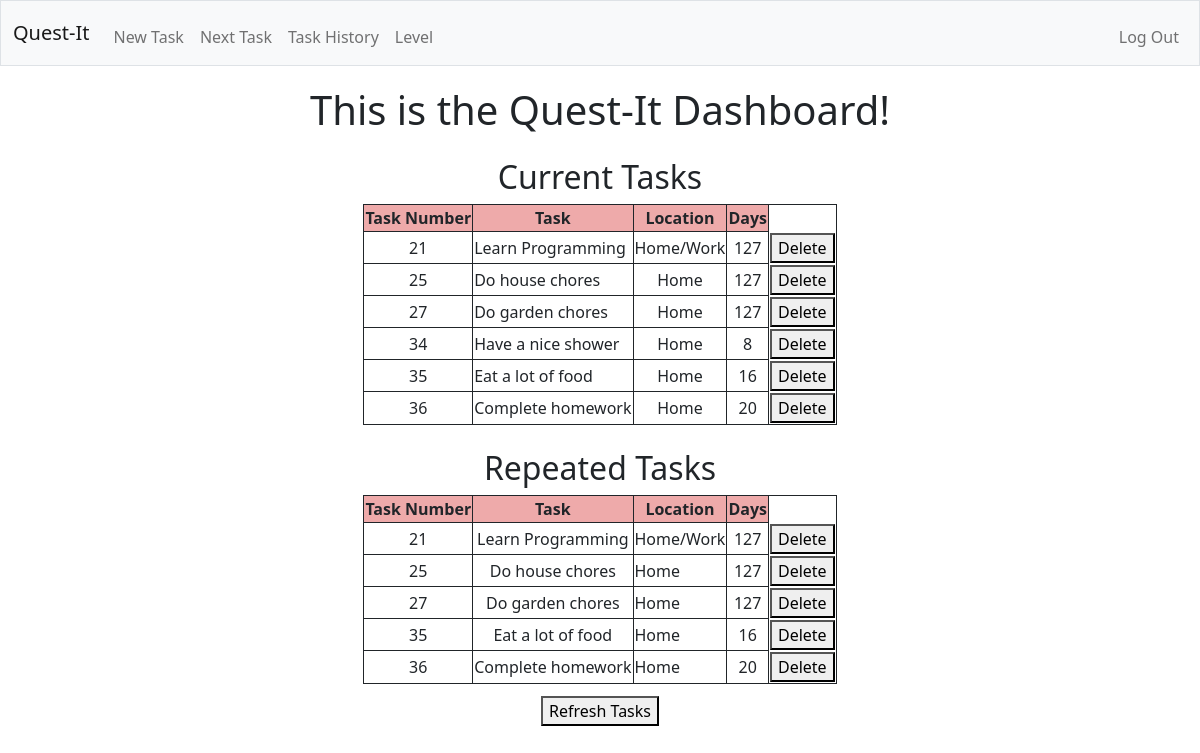
The page / (signed in) on the database its author committed.
### tables this page shows
CREATE TABLE tasks (
taskID INTEGER PRIMARY KEY AUTOINCREMENT NOT NULL,
task TEXT NOT NULL
, userID INTEGER NOT NULL, location TEXT, days INTEGER);

CREATE TABLE repeattasks (taskID INTEGER PRIMARY KEY NOT NULL, task TEXT NOT NULL
, userID INTEGER NOT NULL, location TEXT, days INTEGER);

### Project/app.py (the view)
@app.route("/", methods=["GET","POST"])
@login_required
def index():
    if request.method == "POST":
        if request.form.get("taskbut"):
            taskID = request.form.get("taskbut")
            db.execute("DELETE FROM tasks WHERE userID = ? AND taskID = ? LIMIT 1", session["user_id"], taskID)
        if request.form.get("reptaskbut"):
            taskID = request.form.get("reptaskbut")
            db.execute("DELETE FROM tasks WHERE userID = ? AND taskID = ? LIMIT 1", session["user_id"], taskID)
            db.execute("DELETE FROM repeattasks WHERE userID = ? AND taskID = ? LIMIT 1", session["user_id"], taskID)
        if request.form.get("refresh"):
            tasks = db.execute("SELECT * FROM tasks WHERE userID = ?", session["user_id"])
            repeattasks = db.execute("SELECT * FROM repeattasks WHERE userID = ?", session["user_id"])
            print(tasks)
            print(repeattasks)
            for repeattask in repeattasks:
                taskin = 0
                for task in tasks:
                    if task["taskID"] == repeattask["taskID"]:
                        print("? is already in the dynamic table!", repeattask["taskID"])
                        taskin = 1
                        break
                if taskin != 1:
                    print("? is not in the table and needs adding!", repeattask["taskID"])
                    db.execute("INSERT INTO tasks (taskID, task, userID, location, days) VALUES (?, ?, ?, ?, ?)", repeattask["taskID"], repeattask["task"], session["user_id"], repeattask["location"], repeattask["days"])
        return redirect("/")
    else:
        tasks = db.execute("SELECT * FROM tasks WHERE userID = ?", session["user_id"])
        repeattasks = db.execute("SELECT * FROM repeattasks WHERE userID = ?", session["user_id"])
        return render_template("index.html", tasks=tasks, repeattasks=repeattasks)

### Project/helpers.py (called while the page is built)
def login_required(f):
    @wraps(f)
    def decorated_function(*args, **kwargs):
        if session.get("user_id") is None:
            return redirect("/login")
        return f(*args, **kwargs)
    return decorated_function

### Project/templates/index.html (shortened to what this page needs)
{% extends "layout.html" %}
{% block main %}
    <h1 class="container">This is the Quest-It Dashboard!</h1>
    <h2 class="container" style="margin-top:2vw">Current Tasks</h2>
    <div class="container">
        <table>
            <tr class="header">
                <th class="central">Task Number</th>
                <th class="central">Task</th>
                <th class="central">Location</th>
                <th class="central">Days</th>
            </tr>
                {% for task in tasks %}
                <tr>
                    <td class="central">{{ task["taskID"] }}</td>
                    <td>{{ task["task"] }}</td>
                    <td class="central">{{ task["location"] }}</td>
                    <td class="central">{{ task["days"] }}</td>
                    <td class="borderless">
                        <form action="/" method="POST">
                            <button name="taskbut" type="submit" value="{{ task["taskID"] }}">Delete</button>
                        </form>
                    </td>
                </tr>
                {% endfor %}
        </table>
    </div>
    <h2 class="container" style="margin-top:2vw">Repeated Tasks</h2>
    <div class="container">
        <table>
            <tr class="header">
                <th class="central">Task Number</th>
                <th class="central">Task</th>
                <th class="central">Location</th>
                <th class="central">Days</th>
            </tr>
                {% for repeattask in repeattasks %}
                <tr>
                    <td class="central">{{ repeattask["taskID"] }}</td>
                    <td class="central">{{ repeattask["task"] }}</td>
                    <td>{{ repeattask["location"] }}</td>
                    <td class="central">{{ repeattask["days"] }}</td>
                    <td class="borderless">
                        <form action="/" method="POST">
                            <button name="reptaskbut" type="submit" value="{{ repeattask["taskID"] }}">Delete</button>
                        </form>
                    </td>
                </tr>
                {% endfor %}
        </table>
    </div>
    <form class="container" action="/" method="POST">
        <button style="margin-top:1vw" name="refresh" type="submit" value="true">Refresh Tasks</button>
    </form>
{% endblock %}

### Project/templates/layout.html (shortened to what this page needs)
<!DOCTYPE html>
<html lang="en">
    <head>
        <link href="https://cdn.jsdelivr.net/npm/bootstrap@5.1.3/dist/css/bootstrap.min.css" rel="stylesheet">
        <link href="/static/styles.css" rel="stylesheet">
    </head>
    <body>
        <header>
            <nav class="bg-light border navbar navbar-expand-md navbar-light">
                <div class="container-fluid">
                    <a class="navbar-brand" href="/"><span class="red">Quest-It</span></a>
                    <div class="collapse navbar-collapse" id="navbar">
                        {% if session["user_id"] %}
                            <ul class="navbar-nav me-auto mt-2">
                                <li class="nav-item"><a class="nav-link" href="/newtask">New Task</a></li>
                                <li class="nav-item"><a class="nav-link" href="/nexttask">Next Task</a></li>
                                <li class="nav-item"><a class="nav-link" href="/history">Task History</a></li>
                                <li class="nav-item"><a class="nav-link" href="/level">Level</a></li>
                            </ul>
                            <ul class="navbar-nav ms-auto mt-2">
                                <li class="nav-item"><a class="nav-link" href="/logout">Log Out</a></li>
                            </ul>
                        {% else %}
                            <ul class="navbar-nav ms-auto mt-2">
                                <li class="nav-item"><a class="nav-link" href="/register">Register</a></li>
                                <li class="nav-item"><a class="nav-link" href="/login">Log In</a></li>
                            </ul>
                        {% endif %}
                    </div>
                </div>
            </nav>
        </header>
        <main>
            {% block main %}{% endblock %}
        </main>
    </body>
</html>

### Project/static/styles.css (style rules this page uses)
table, th, td { border: 1px solid; }
main { padding: 20px; }
.central { text-align:center; }
.container { display: flex; justify-content: center; flex: 1; }
.header { background-color: #eaa; }
.borderless { border: 0px; }

### rows shown on the page
tasks: taskID "21", task "Learn Programming", location "Home/Work", days "127"
tasks: taskID "25", task "Do house chores", location "Home", days "127"
tasks: taskID "27", task "Do garden chores", location "Home", days "127"
tasks: taskID "34", task "Have a nice shower", location "Home", days "8"
tasks: taskID "35", task "Eat a lot of food", location "Home", days "16"
tasks: taskID "36", task "Complete homework", location "Home", days "20"
repeattasks: taskID "21", task "Learn Programming", location "Home/Work", days "127"
repeattasks: taskID "25", task "Do house chores", location "Home", days "127"
repeattasks: taskID "27", task "Do garden chores", location "Home", days "127"
repeattasks: taskID "35", task "Eat a lot of food", location "Home", days "16"
repeattasks: taskID "36", task "Complete homework", location "Home", days "20"
